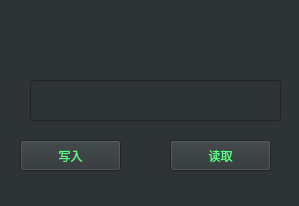
<?xml version="1.0" encoding="UTF-8"?>
<ui version="4.0">
 <class>Widget</class>
 <widget class="QWidget" name="Widget">
  <property name="geometry">
   <rect>
    <x>0</x>
    <y>0</y>
    <width>299</width>
    <height>206</height>
   </rect>
  </property>
  <property name="windowTitle">
   <string>Widget</string>
  </property>
  <property name="styleSheet">
   <string notr="true">background-color: rgb(46, 52, 54);</string>
  </property>
  <widget class="QPushButton" name="pushButton">
   <property name="geometry">
    <rect>
     <x>170</x>
     <y>140</y>
     <width>101</width>
     <height>31</height>
    </rect>
   </property>
   <property name="styleSheet">
    <string notr="true">font: 75 12pt &quot;微软雅黑&quot;;
color:rgb(85, 255, 127);</string>
   </property>
   <property name="text">
    <string>读取</string>
   </property>
  </widget>
  <widget class="QLabel" name="label">
   <property name="geometry">
    <rect>
     <x>30</x>
     <y>30</y>
     <width>251</width>
     <height>31</height>
    </rect>
   </property>
   <property name="styleSheet">
    <string notr="true">color:rgb(85, 255, 127);
font: 75 12pt &quot;微软雅黑&quot;;</string>
   </property>
   <property name="text">
    <string/>
   </property>
  </widget>
  <widget class="QLineEdit" name="lineEdit">
   <property name="geometry">
    <rect>
     <x>30</x>
     <y>80</y>
     <width>251</width>
     <height>41</height>
    </rect>
   </property>
   <property name="styleSheet">
    <string notr="true">color:rgb(255, 255, 255)</string>
   </property>
  </widget>
  <widget class="QPushButton" name="pushButton_2">
   <property name="geometry">
    <rect>
     <x>20</x>
     <y>140</y>
     <width>101</width>
     <height>31</height>
    </rect>
   </property>
   <property name="styleSheet">
    <string notr="true">font: 75 12pt &quot;微软雅黑&quot;;color:rgb(85, 255, 127);</string>
   </property>
   <property name="text">
    <string>写入</string>
   </property>
  </widget>
 </widget>
 <layoutdefault spacing="6" margin="11"/>
 <tabstops>
  <tabstop>pushButton</tabstop>
 </tabstops>
 <resources/>
 <connections/>
</ui>
